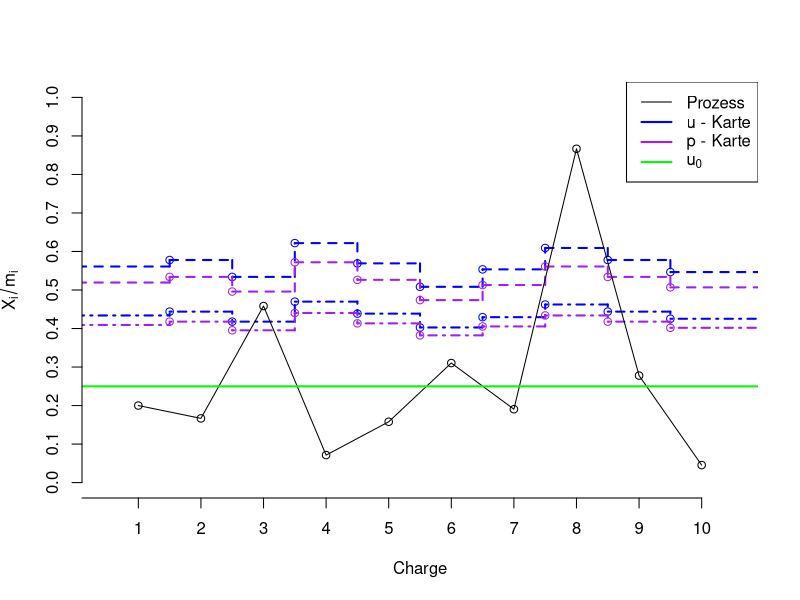
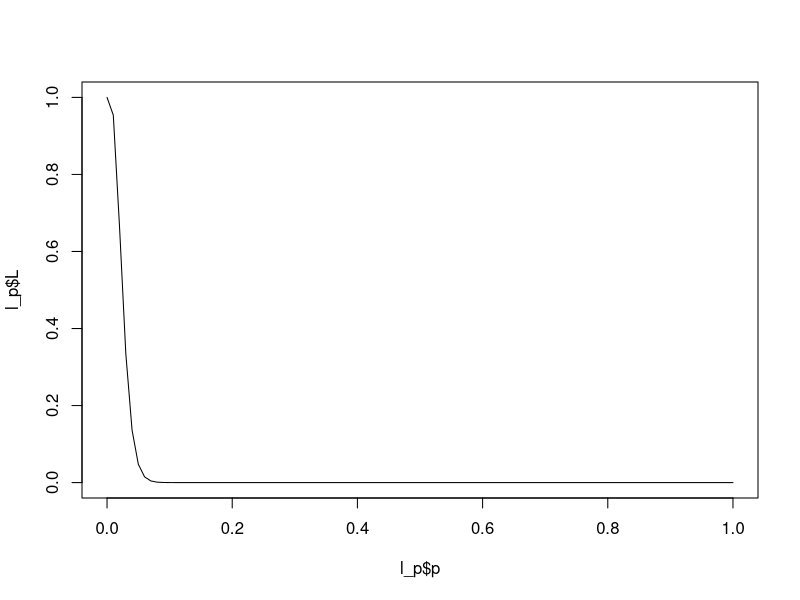

These charts were generated, in order, by the following R code:
## ---- chunk 1
rm(list = ls(all = TRUE))

C_p_func <- function(go, gu, sd){ (go - gu) / (6 * sd) }
C_pk_func <- function(go, gu, sd, mu){ min( (go - mu)/(3*sd), (mu - gu)/(3*sd) )}

C_conf_func <- function(n, alpha, C, centered = TRUE, print = TRUE){
  if(centered){
  UG <- C * sqrt( qchisq(alpha/2, df = n -1) / (n - 1) ) 
  OB <- C * sqrt( qchisq(1- alpha/2, df = n -1) / (n - 1) ) 
  
  if(print){  cat("UG = ", UG, "\t", "OB = ", OB) }
  return(list(UG = UG, OG = OB))
  }
  else{
  UG <- C * (1 - qnorm( 1 - alpha/2) * sqrt( 1 / (9 * n * C^2) + 1 / (2 * n - 2) ))
  OB <- C * (1 + qnorm( 1 - alpha/2) * sqrt( 1 / (9 * n * C^2) + 1 / (2 * n - 2) ))
  
  if(print){  cat("UG = ", UG, "\t", "OB = ", OB) }
  return(list(UG = UG, OG = OB))
  }
}
## ---- chunk 2
tmp <- C_conf_func(n = 20, alpha = 0.05, C = 1.2579, centered = TRUE)
## ---- chunk 3
n <- 40 
Xbar <- 10.01
S <- 0.02
gu <- 9.9
go <- 10.1
alpha <- 0.05
## ---- chunk 4
C_p <- C_p_func(go= go, gu = gu, sd = S)
paste("C_p = ", round(C_p,2))
## ---- chunk 5
error <- qnorm(1-alpha/2) * S / sqrt(n)
Wu <-  Xbar - error
Wo <- Xbar + error
paste(c("Wu = ", "Wo = "),c( round(Wu, 2), round(Wo, 2)) )
## ---- chunk 6
n <- 20
Xbar <- 20.08
S <- 0.053
gu <- 19.8
go <- 20.2
## ---- chunk 7
C_p <- C_p_func(go = go, gu = gu, sd = S)
paste("C_p = ", round(C_p,2))
C_p_conf <- C_conf_func(n = n, alpha = alpha, C = C_p, centered = TRUE)
## ---- chunk 8
C_pk <- C_pk_func(go = go, gu <- gu, sd = S, mu <- Xbar)
paste("C_pk = ", round(C_pk,2))
C_pk_conf <- C_conf_func(n = n, alpha = alpha, C = C_pk, centered = FALSE)
## ---- chunk 9
library(dplyr)
library(knitr)
u0 <- 0.25
w <- qnorm(0.95)
k <- qnorm(0.9973)
los_data <- data.frame(X_i = c(4,3,11,1,3,9,4,13,5,1),
                       m_i = c(20,18,24,14,19,29,21,15,18,22))

los_data <- los_data %>% mutate(
   # u - Karte
  u_i =  X_i / m_i,
  Wo_u = u0 + w * sqrt(u0 /m_i),
  Ko_u = u0 + k * sqrt(u0 /m_i),
  Check_u = ifelse(u_i > Ko_u, "ausßer Kontrolle", ifelse(u_i > Wo_u, "Warnung", "")) ,
  # p - Karte
  Wo_p = u0 + w * sqrt(u0 * (1 - u0) / m_i),
  Ko_p = u0 + k * sqrt(u0 * (1 - u0) / m_i),
  Check_p = ifelse(u_i > Ko_p, "ausßer Kontrolle", ifelse(u_i > Wo_p, "Warnung", ""))
  
)

kable(los_data, format = "markdown", digits = 2, row.names = nrow(los_data))

## ---- chunk 10
Wo_u_fun <- stepfun( 1:9 + 0.5, los_data$Wo_u, f = 0)
Ko_u_fun <- stepfun(1:9 + 0.5, los_data$Ko_u, f = 0)
Wo_p_fun <- stepfun(1:9 + 0.5, los_data$Wo_p, f = 0)
Ko_p_fun <- stepfun(1:9 + 0.5, los_data$Ko_p, f = 0)


plot(Wo_u_fun, 
     lty = 4, 
     lwd = 2, 
     col = "blue",
     axes = FALSE,
     ylim = c(0:1),
     xlab = "Charge", 
     ylab = expression(X[i] / m[i]), 
     main = "")

par(new=TRUE)
plot(Ko_u_fun, 
     lty = 2, 
     lwd = 2,
     col = "blue",
     axes = FALSE, 
     ylim = c(0:1),
     xlab="", 
     ylab="", 
     main = "")

par(new=TRUE)
plot(Wo_p_fun, 
     lty = 4, 
     lwd = 2,
     col = "purple",
     axes = FALSE, 
     ylim = c(0:1),
     xlab="", 
     ylab="", 
     main = "")

par(new=TRUE)
plot(Ko_p_fun, 
     lty = 2, 
     lwd = 2,
     col = "purple",
     axes = FALSE, 
     ylim = c(0:1),
     xlab="", 
     ylab="", 
     main = "")


lines(x = 1:10, y = los_data$u_i, type ="o")
abline(h = u0, col = "green", lwd = 2 )

axis(1, 0:10.5)
axis(2, seq(0,1, by = 0.1))

legend("topright", c("Prozess","u - Karte", "p - Karte", expression(u[0])), lty = c(1,1,1,1), col = c("black","blue", "purple", "green"), lwd = c(1,2,2,2))
	
## ---- chunk 11
N <- 1000
c <- 4
n <- 100
## ---- chunk 12
L_p_func <- function(N, n, c, p, print = TRUE){
  
  # PART: sanity check part------
  stopifnot(p <= 1 & p >= 0 ) # check whether p is element (0,1)
  for (x in c(N,n,c)){
    # N, n, c must be a integer/ double
    stopifnot(abs(x - round(x)) < .Machine$double.eps^0.5)
  }
  
  # PART: claculation --------
  p_range <- p # p can be a scalar or a set
  L <- 0 # forst entry is abitrarly number and will be removed after loop
  
  # forst loop takes the stated subspace od the definition range
  for (p in p_range){
    # calc M regarding p = M/N
    M <- round(p*N, 0)
    
    # second loop calc a for a given p the operation characteristic
    tmp <- 0 # temporary storage
    for ( i in c(0:c)){
      tmp <- tmp + dhyper(i, M, N - M, n)
    } 
    L <- c(L, tmp) # storage the result for L in a vector
  }
  
  # PART: output settings -----
  output <- list(L = L[-1], p = p_range) 
  if(print){print(paste0("L(",p_range,") = ", round(output$L,5) ))}
  return(output)
}

## ---- chunk 13
l_p <- L_p_func(1000, 147,3, p = seq(0,1, by = 0.01))

plot(x = l_p$p, y = l_p$L, type = "l")

